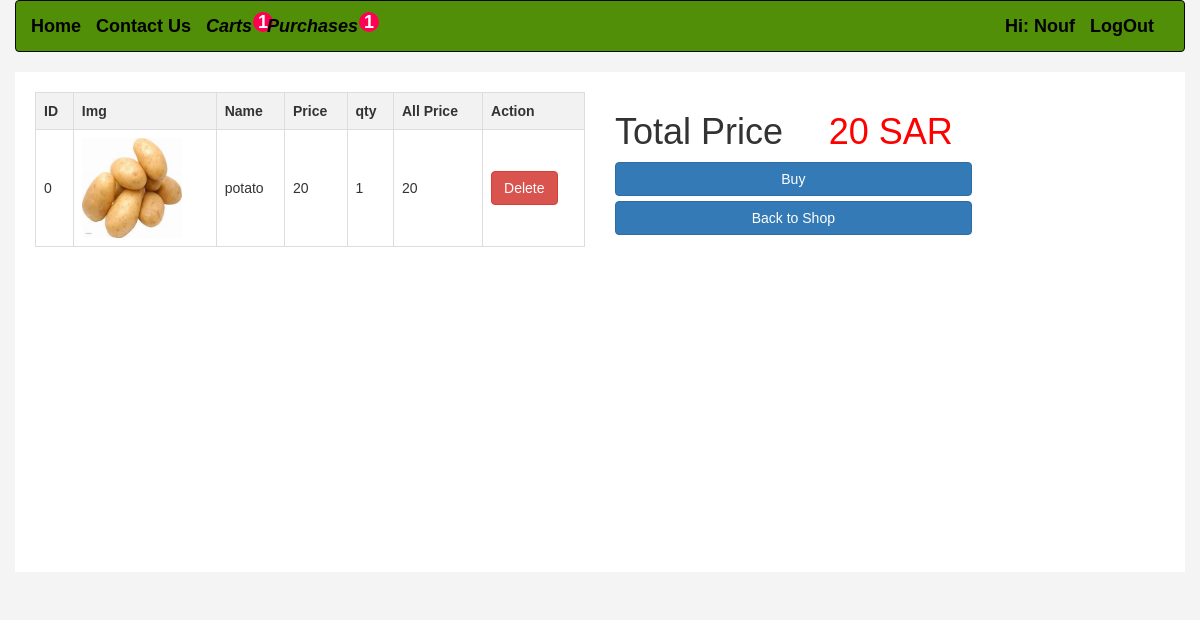
/cart.php (signed in), run on the app's committed database.
### tables this page shows
CREATE TABLE `cart` (
  `id_cart` int(11) NOT NULL,
  `id_pro` int(11) NOT NULL,
  `count_pro` int(10) NOT NULL,
  `id_user` int(11) NOT NULL
);

CREATE TABLE `product` (
  `ID_Item` int(11) NOT NULL,
  `name` varchar(255) NOT NULL,
  `Price` varchar(255) NOT NULL,
  `qty` int(10) NOT NULL,
  `img_path` varchar(255) NOT NULL,
  `Description` text NOT NULL,
  `Catogry_id` int(11) NOT NULL
);

### inc/function/function.php (called while the page is built, shortened)
<?php
function GetProductOfCartWhere(  $value)
{
    global $con;
    $statement = $con->prepare("SELECT cart.*,product.* FROM cart INNER JOIN product ON cart.id_pro=product.ID_Item WHERE cart.id_user = $value ");
    $statement->execute(array());
    $count =  $statement->fetchAll();
    return $count;
}
function CheckItem( $from , $where , $value)
{
    global $con;
    $statement = $con->prepare("SELECT * FROM  $from WHERE $where  = ? ");
    $statement->execute(array($value));
    $count =  $statement->rowCount();
    return $count;
}

### cart.php (the view)
<?php
    include 'inc/templete/header.php';
    $products = GetProductOfCartWhere( $_SESSION["userid_normal"] );
?>
    <div class="container">
        <div class="row">
            <div class="col-sm-6">
            <table id="product-table">
            <tr>
                <th>ID</th>
                <th>Img</th>
                <th>Name</th>
                <th>Price</th>
                <th>qty</th>
                <th>All Price</th>
                <th>Action</th>
            </tr>
            <?php $all_price = 0;$cun=0;
                foreach(  $products as   $product){
                    $all_price += $product['count_pro'] * $product['Price'];
            ?>
            <tr>
                <td><?php echo $cun++; ?></td>
                <td><img src="img/<?php echo $product['img_path']; ?>" alt="pineapple" style="    width: 100px;height: 100px;" ></td>
                <td><?php echo  $product['name']; ?></td>
                <td><?php echo  $product['Price']; ?></td>
                <td><?php echo  $product['count_pro']; ?></td>
                <td><?php echo $product['count_pro'] * $product['Price'] ; ?></td>
                <td>
                <a href="inc/add_cart.php?page=delet&id=<?php echo $product['id_cart']; ?>" class="btn btn-danger">  Delete</a>
                </td>
            </tr>
            <?php } ?>
        </table>
            </div>
            <div class="col-sm-4">
                <h1>Total Price <span style="margin-left: 10%;color: red;"><?php echo $all_price; ?> SAR</span></h1>
                <a  class="btn btn-primary btn-block" href="checkouts.php?page=cart">Buy</a>
                <a class="btn btn-primary btn-block" href="index.php"> Back to Shop</a>
            </div>
        </div>
    </div>
</body>
</html>

### inc/templete/header.php (shortened to what this page needs)
<?php
include "conect.php";
include 'inc/function/function.php';
if(isset($_SESSION["userid_normal"])){
    if(isset($_SESSION["userid_normal"])){ $id = $_SESSION["userid_normal"];}
    $stmt = $con->prepare("SELECT * FROM `admin` WHERE Admin_ID =?");
    $stmt->execute(array($id));
    $rows =$stmt->fetch();
}else{
    header("location:LogInUser.php");
}
?>
<!DOCTYPE html>
<html lang="en">
<head>
    <link href="layout/css/bootstrap.css" rel="stylesheet"  />
    <link rel="stylesheet" href="layout/css/styling.css" />
</head>
<body>
<div class="container-fluid">
<nav class="navbar navbar-default navbar-inverse">
  <div class="container-fluid">
  <div class="navbar-header" style="float:left;">
        <a class="navbar-brand" href="index.php">Home</a>
        <a class="navbar-brand" href="ContactUs.php">Contact Us</a>
        <?php
            $countsOfCart = CheckItem( 'cart' , 'id_user' , $_SESSION["userid_normal"]);
            $countsOfPurchases = CheckItem( 'requst' , 'id_user' , $_SESSION["userid_normal"]);
        ?>
        <a class="navbar-brand" href="cart.php" style="position: relative;"><i class="fa fa-shopping-cart">Carts</i>
            <p style="position: absolute;top: 11px;left: inherit;right: -6px;width: 20px;height: 20px;background: #ff0052;color: white;border-radius: 50%;font-weight: bold;text-align: center;"><?php echo $countsOfCart; ?></p>
        </a>
        <a class="navbar-brand" href="purchases.php" style="position: relative;"><i class="fa fa-shopping-cart">Purchases</i>
            <p style="position: absolute;top: 11px;left: inherit;right: -6px;width: 20px;height: 20px;background: #ff0052;color: white;border-radius: 50%;font-weight: bold;text-align: center;"><?php echo $countsOfPurchases; ?></p>
        </a>
    </div>
    <div class="navbar-header" style="float: right;">
        <span class="navbar-brand">Hi: <?php if(!empty($id)){echo $rows['Name']; } ?></span>
        <?php if(!empty($id)){
            echo '<a class="navbar-brand" href="logout.php">LogOut</a>';
        }else{
            echo '<a class="navbar-brand" href="LogInUser.php">Sign in</a>';
        }
         ?>
    </div>
  </div>
</nav>

### inc/templete/header.php (style rules this page uses)
body { font-family: Arial, sans-serif; margin: 0; padding: 0; background-color: #f4f4f4; }
.container { width: 100%; min-height: 500px; margin: 20px auto; background-color: #fff; padding: 20px; }
table { width: 100%; border-collapse: collapse; }
table, th, td { border: 1px solid #ddd; padding: 8px; }
th { background-color: #f2f2f2; }

### data on the page
cart: id_pro.img_path (picture), id_pro.name "potato", id_pro.Price "20", count_pro "1", $product['count_pro']*$product['Price'] "20"

### other printed values
$countsOfCart "1"
$countsOfPurchases "1"
$rows['Name'] "Nouf"
$all_price "20"
